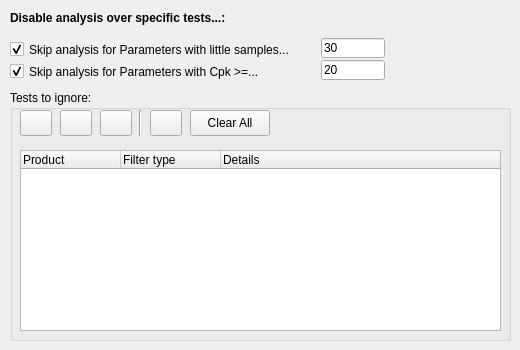
       <widget class="QWidget" name="TabFIlters">
        <attribute name="title">
         <string>Filters</string>
        </attribute>
        <widget class="QCheckBox" name="checkBoxAudit_SampleLimit">
         <property name="geometry">
          <rect>
           <x>10</x>
           <y>40</y>
           <width>311</width>
           <height>19</height>
          </rect>
         </property>
         <property name="toolTip">
          <string>Do not report issues for tests with too few samples</string>
         </property>
         <property name="text">
          <string>Skip analysis for Parameters with little samples...</string>
         </property>
         <property name="checked">
          <bool>true</bool>
         </property>
        </widget>
        <widget class="QCheckBox" name="checkBoxAudit_CpkLimit">
         <property name="geometry">
          <rect>
           <x>10</x>
           <y>62</y>
           <width>311</width>
           <height>19</height>
          </rect>
         </property>
         <property name="toolTip">
          <string>Do not report issues for tests with high Cpk (lowers false alarms)</string>
         </property>
         <property name="text">
          <string>Skip analysis for Parameters with Cpk &gt;=...</string>
         </property>
         <property name="checked">
          <bool>true</bool>
         </property>
        </widget>
        <widget class="QLineEdit" name="lineEditAuditSampleLimit">
         <property name="geometry">
          <rect>
           <x>321</x>
           <y>38</y>
           <width>64</width>
           <height>20</height>
          </rect>
         </property>
         <property name="toolTip">
          <string>Minimum required samples for the analysis...</string>
         </property>
         <property name="text">
          <string>30</string>
         </property>
        </widget>
        <widget class="QLineEdit" name="lineEditAuditCpkLimit">
         <property name="geometry">
          <rect>
           <x>321</x>
           <y>60</y>
           <width>64</width>
           <height>20</height>
          </rect>
         </property>
         <property name="toolTip">
          <string>Do not report issues for tests with high Cpk (lowers false alarms)</string>
         </property>
         <property name="text">
          <string>20</string>
         </property>
        </widget>
        <widget class="QLabel" name="textLabel1_4">
         <property name="geometry">
          <rect>
           <x>10</x>
           <y>10</y>
           <width>486</width>
           <height>17</height>
          </rect>
         </property>
         <property name="text">
          <string>&lt;b&gt;Disable analysis over specific tests...:&lt;/b&gt;</string>
         </property>
         <property name="wordWrap">
          <bool>false</bool>
         </property>
        </widget>
        <widget class="QGroupBox" name="groupBox9">
         <property name="geometry">
          <rect>
           <x>10</x>
           <y>90</y>
           <width>501</width>
           <height>251</height>
          </rect>
         </property>
         <property name="title">
          <string>Tests to ignore:</string>
         </property>
         <widget class="QPushButton" name="buttonDuplicateFilter">
          <property name="geometry">
           <rect>
            <x>90</x>
            <y>20</y>
            <width>32</width>
            <height>26</height>
           </rect>
          </property>
          <property name="sizePolicy">
           <sizepolicy hsizetype="Fixed" vsizetype="Fixed">
            <horstretch>0</horstretch>
            <verstretch>0</verstretch>
           </sizepolicy>
          </property>
          <property name="minimumSize">
           <size>
            <width>32</width>
            <height>26</height>
           </size>
          </property>
          <property name="maximumSize">
           <size>
            <width>32</width>
            <height>26</height>
           </size>
          </property>
          <property name="toolTip">
           <string>Duplicate selected filter</string>
          </property>
          <property name="text">
           <string/>
          </property>
          <property name="icon">
           <iconset resource="gex.qrc">
            <normaloff>:/gex/icons/copy.png</normaloff>:/gex/icons/copy.png</iconset>
          </property>
          <property name="iconSize">
           <size>
            <width>32</width>
            <height>32</height>
           </size>
          </property>
         </widget>
         <widget class="QPushButton" name="PushButtonClearAllFilters">
          <property name="geometry">
           <rect>
            <x>180</x>
            <y>20</y>
            <width>80</width>
            <height>26</height>
           </rect>
          </property>
          <property name="sizePolicy">
           <sizepolicy hsizetype="Fixed" vsizetype="Fixed">
            <horstretch>0</horstretch>
            <verstretch>0</verstretch>
           </sizepolicy>
          </property>
          <property name="minimumSize">
           <size>
            <width>80</width>
            <height>26</height>
           </size>
          </property>
          <property name="maximumSize">
           <size>
            <width>80</width>
            <height>26</height>
           </size>
          </property>
          <property name="toolTip">
           <string>Remove ALL filters...</string>
          </property>
          <property name="text">
           <string>Clear All</string>
          </property>
         </widget>
         <widget class="QPushButton" name="buttonRemoveFilter">
          <property name="geometry">
           <rect>
            <x>140</x>
            <y>20</y>
            <width>32</width>
            <height>26</height>
           </rect>
          </property>
          <property name="sizePolicy">
           <sizepolicy hsizetype="Fixed" vsizetype="Fixed">
            <horstretch>0</horstretch>
            <verstretch>0</verstretch>
           </sizepolicy>
          </property>
          <property name="minimumSize">
           <size>
            <width>32</width>
            <height>26</height>
           </size>
          </property>
          <property name="maximumSize">
           <size>
            <width>32</width>
            <height>26</height>
           </size>
          </property>
          <property name="toolTip">
           <string>Remove selected filter from list</string>
          </property>
          <property name="text">
           <string/>
          </property>
          <property name="icon">
           <iconset resource="gex.qrc">
            <normaloff>:/gex/icons/file_remove.png</normaloff>:/gex/icons/file_remove.png</iconset>
          </property>
          <property name="iconSize">
           <size>
            <width>32</width>
            <height>32</height>
           </size>
          </property>
         </widget>
         <widget class="Line" name="Line2">
          <property name="geometry">
           <rect>
            <x>122</x>
            <y>20</y>
            <width>16</width>
            <height>26</height>
           </rect>
          </property>
          <property name="sizePolicy">
           <sizepolicy hsizetype="Fixed" vsizetype="Fixed">
            <horstretch>0</horstretch>
            <verstretch>0</verstretch>
           </sizepolicy>
          </property>
          <property name="minimumSize">
           <size>
            <width>0</width>
            <height>26</height>
           </size>
          </property>
          <property name="maximumSize">
           <size>
            <width>16777215</width>
            <height>26</height>
           </size>
          </property>
          <property name="frameShape">
           <enum>QFrame::VLine</enum>
          </property>
          <property name="frameShadow">
           <enum>QFrame::Sunken</enum>
          </property>
         </widget>
         <widget class="QPushButton" name="buttonFilterParameters">
          <property name="geometry">
           <rect>
            <x>10</x>
            <y>20</y>
            <width>32</width>
            <height>26</height>
           </rect>
          </property>
          <property name="sizePolicy">
           <sizepolicy hsizetype="Fixed" vsizetype="Fixed">
            <horstretch>0</horstretch>
            <verstretch>0</verstretch>
           </sizepolicy>
          </property>
          <property name="minimumSize">
           <size>
            <width>32</width>
            <height>26</height>
           </size>
          </property>
          <property name="maximumSize">
           <size>
            <width>32</width>
            <height>26</height>
           </size>
          </property>
          <property name="toolTip">
           <string>Add filter...</string>
          </property>
          <property name="text">
           <string/>
          </property>
          <property name="icon">
           <iconset resource="gex.qrc">
            <normaloff>:/gex/icons/filter.png</normaloff>:/gex/icons/filter.png</iconset>
          </property>
          <property name="iconSize">
           <size>
            <width>32</width>
            <height>32</height>
           </size>
          </property>
         </widget>
         <widget class="QPushButton" name="buttonEditFilter">
          <property name="geometry">
           <rect>
            <x>50</x>
            <y>20</y>
            <width>32</width>
            <height>26</height>
           </rect>
          </property>
          <property name="sizePolicy">
           <sizepolicy hsizetype="Fixed" vsizetype="Fixed">
            <horstretch>0</horstretch>
            <verstretch>0</verstretch>
           </sizepolicy>
          </property>
          <property name="minimumSize">
           <size>
            <width>32</width>
            <height>26</height>
           </size>
          </property>
          <property name="maximumSize">
           <size>
            <width>32</width>
            <height>26</height>
           </size>
          </property>
          <property name="focusPolicy">
           <enum>Qt::TabFocus</enum>
          </property>
          <property name="toolTip">
           <string>Edit filter...</string>
          </property>
          <property name="text">
           <string/>
          </property>
          <property name="icon">
           <iconset resource="gex.qrc">
            <normaloff>:/gex/icons/properties.png</normaloff>:/gex/icons/properties.png</iconset>
          </property>
          <property name="iconSize">
           <size>
            <width>32</width>
            <height>32</height>
           </size>
          </property>
         </widget>
         <widget class="QTreeWidget" name="listViewAuditFilters">
          <property name="geometry">
           <rect>
            <x>10</x>
            <y>60</y>
            <width>481</width>
            <height>181</height>
           </rect>
          </property>
          <property name="rootIsDecorated">
           <bool>false</bool>
          </property>
          <column>
           <property name="text">
            <string>Product</string>
           </property>
          </column>
          <column>
           <property name="text">
            <string>Filter type</string>
           </property>
          </column>
          <column>
           <property name="text">
            <string>Details</string>
           </property>
          </column>
         </widget>
        </widget>
       </widget>
